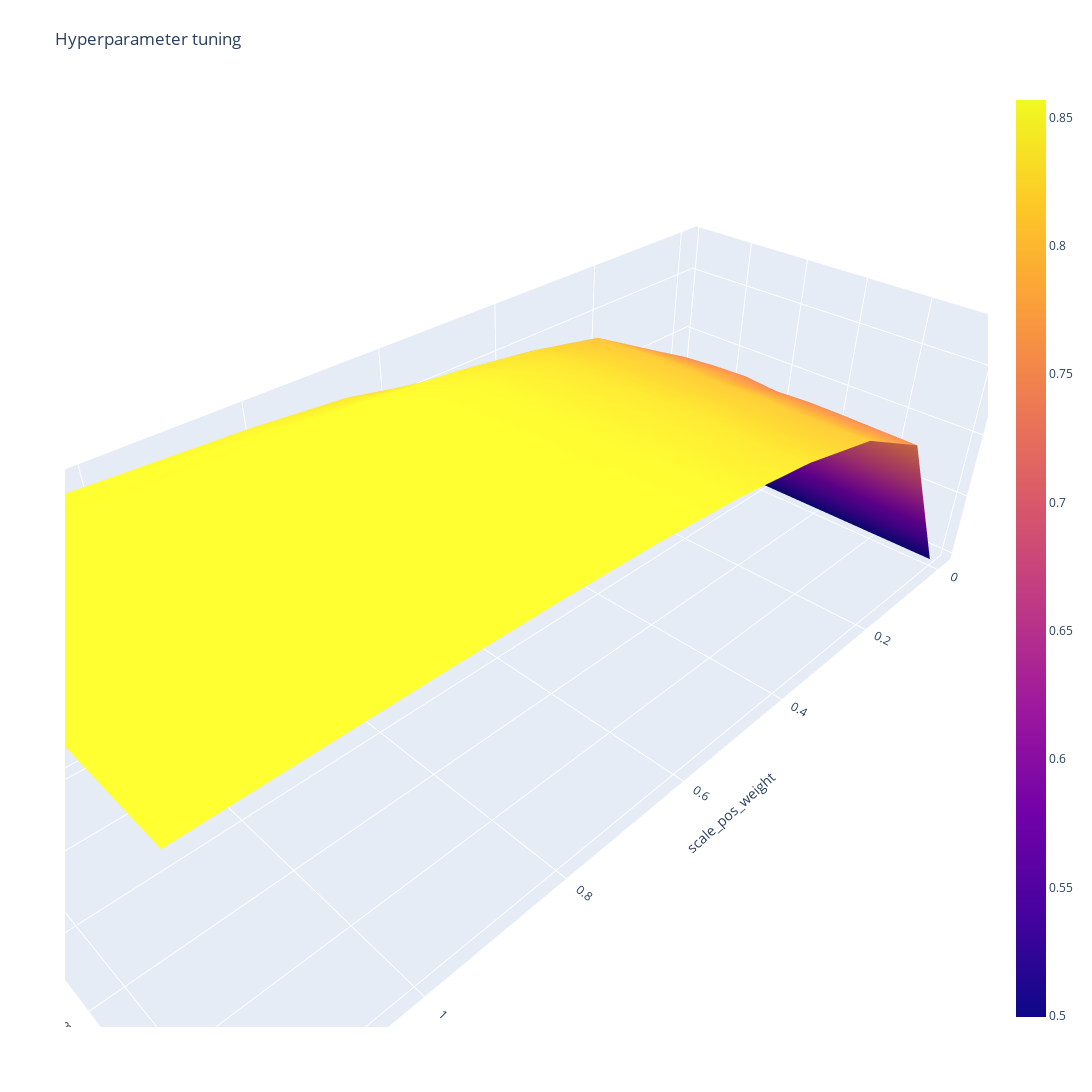

Notebook source saved alongside this figure:
### Code cell
import plotly.graph_objects as go


fig = go.Figure(data= [go.Surface(z=z, y=y, x=x)], layout=layout )
fig.update_layout(title='Hyperparameter tuning',
                  scene = dict(
                    xaxis_title=feature_2,
                    yaxis_title=feature_1,
                    zaxis_title='Accuracy'),
                  autosize=False,
                  width=1200, height=1200,
                  margin=dict(l=65, r=50, b=65, t=90))
fig.show()

### Figure 1 — Plotly figure (JSON) as saved in the notebook; plotly's stock layout.template omitted (floating-point values rounded to 4 significant figures)
{"data": [{"type": "surface", "x": [0, 0.1333, 0.2667, 0.4, 0.5333, 0.6667, 0.8, 0.9333, 1.067, 1.2], "y": [0.01, 0.06444, 0.1189, 0.1733, 0.2278, 0.2822, 0.3367, 0.3911, 0.4456, 0.5], "z": [[0.4995, 0.527, 0.6827, 0.7641, 0.8049, 0.8297, 0.8401, 0.8461, 0.8522, 0.8508], [0.4995, 0.7352, 0.7987, 0.8223, 0.8385, 0.8482, 0.8531, 0.8553, 0.8563, 0.8561], [0.4995, 0.7432, 0.8022, 0.8278, 0.8432, 0.8505, 0.8546, 0.8564, 0.8565, 0.8562], [0.4995, 0.7475, 0.8048, 0.8289, 0.8435, 0.851, 0.8549, 0.8567, 0.8568, 0.8565], [0.4995, 0.7497, 0.805, 0.8295, 0.8438, 0.8511, 0.8547, 0.8564, 0.8564, 0.8564], [0.4995, 0.7453, 0.8048, 0.8306, 0.844, 0.8509, 0.8551, 0.8563, 0.8565, 0.8567], [0.4995, 0.7478, 0.8064, 0.8309, 0.8439, 0.8506, 0.8545, 0.8565, 0.8563, 0.8562], [0.4995, 0.7475, 0.8051, 0.8309, 0.8445, 0.8512, 0.8547, 0.8562, 0.8566, 0.8565], [0.4995, 0.7465, 0.805, 0.8295, 0.8445, 0.8515, 0.8551, 0.8565, 0.8564, 0.8562], [0.4995, 0.7457, 0.8054, 0.8306, 0.8444, 0.8517, 0.8553, 0.8564, 0.8564, 0.8561]]}], "layout": {"autosize": false, "height": 1200, "margin": {"b": 65, "l": 65, "r": 50, "t": 90}, "scene": {"xaxis": {"title": {"text": "scale_pos_weight"}}, "yaxis": {"title": {"text": "learning_rate"}}, "zaxis": {"title": {"text": "Accuracy"}}}, "title": {"text": "Hyperparameter tuning"}, "width": 1200, "xaxis": {"title": {"text": "scale_pos_weight"}}, "yaxis": {"title": {"text": "learning_rate"}}}}
